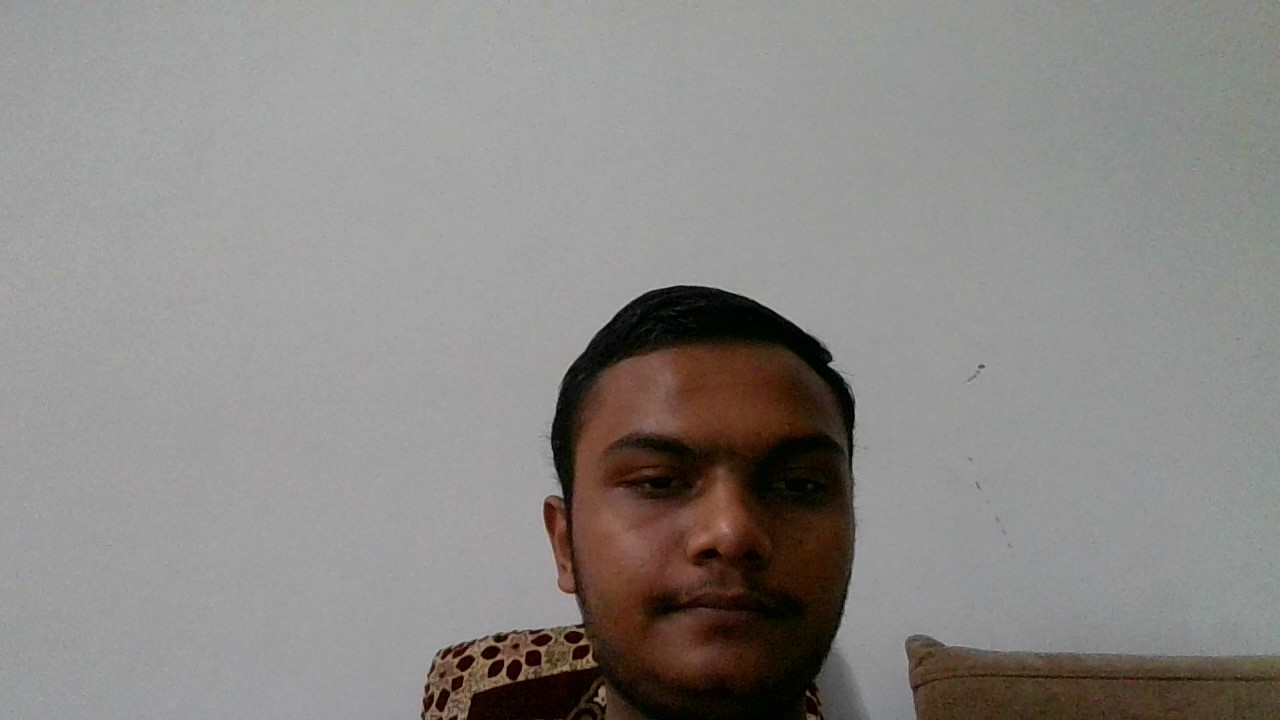
#> input picture engine/auth/samples/user.1.1.test.jpg, 1280 x 720 px; its folder holds 2 pictures in this run
$ python trainer.py
#> lines starting #> are read from the running program, lines starting #| are printed output that depends on the picture
import cv2
import numpy as np
from PIL import Image
import os

base_dir = os.path.dirname(os.path.abspath(__file__))  # path to auth/
path = os.path.join(base_dir, 'samples')
recognizer = cv2.face.LBPHFaceRecognizer_create()
detector = cv2.CascadeClassifier(os.path.join(base_dir, "haarcascade_frontalface_default.xml"))

def Images_And_Labels(path):
#> called with path = 'engine/auth/samples'
    imagePaths = [os.path.join(path, f) for f in os.listdir(path) if not f.startswith('.')]
    faceSamples = []
    ids = []

    for imagePath in imagePaths:
        gray_img = Image.open(imagePath).convert('L')
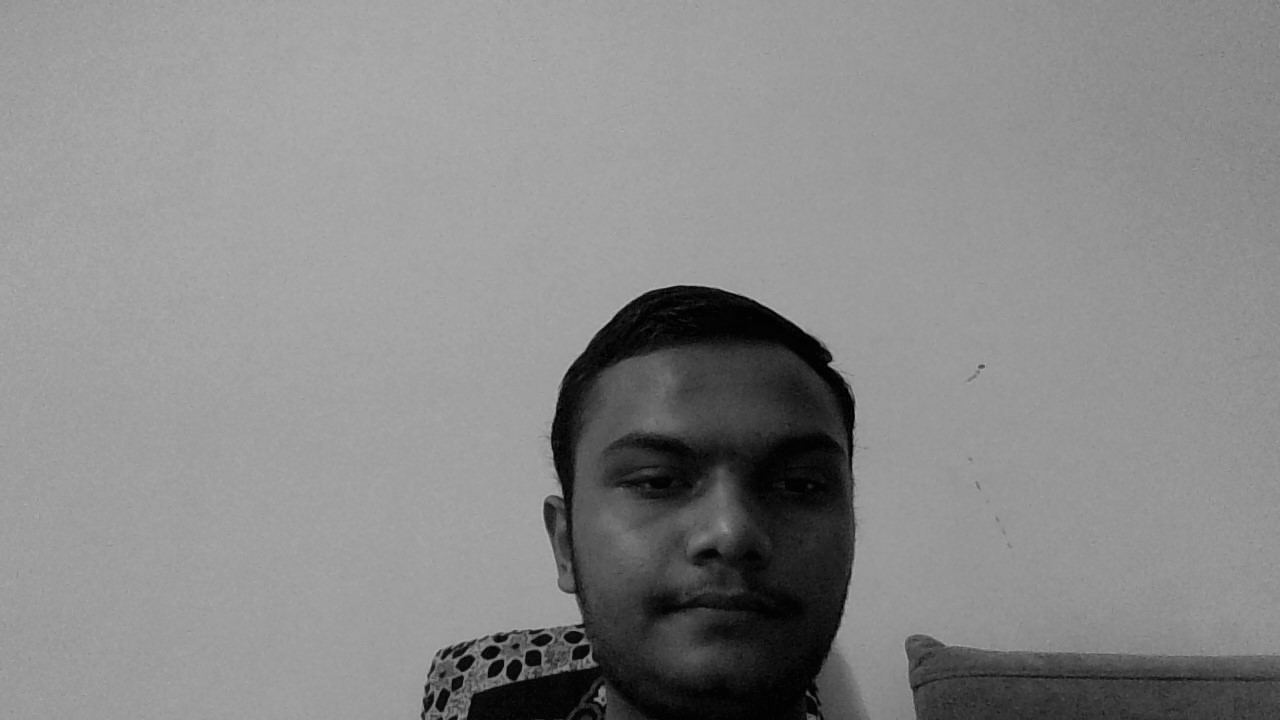
#> gray_img: PIL image 1280x720 L; min 0, max 182, mean 137
        img_arr = np.array(gray_img, 'uint8')

        try:
            id = int(os.path.split(imagePath)[-1].split(".")[1])
        except:
            print(f"[WARN] Skipping file {imagePath} — invalid name format")
            continue

        faces = detector.detectMultiScale(img_arr)
#> faces = [[555, 350, 336, 336]]
        print(f"Processing {imagePath} → Detected {len(faces)} face(s)")
#| Processing engine/auth/samples/user.1.1.test.jpg → Detected 1 face(s)

        for (x, y, w, h) in faces:
            faceSamples.append(img_arr[y:y+h, x:x+w])
            ids.append(id)
#> this loop made 1 pass
#> after the loop, faceSamples = 1 item; ids = [1]
#> pass 2 of the loop in Images_And_Labels, `for imagePath in imagePaths:`:
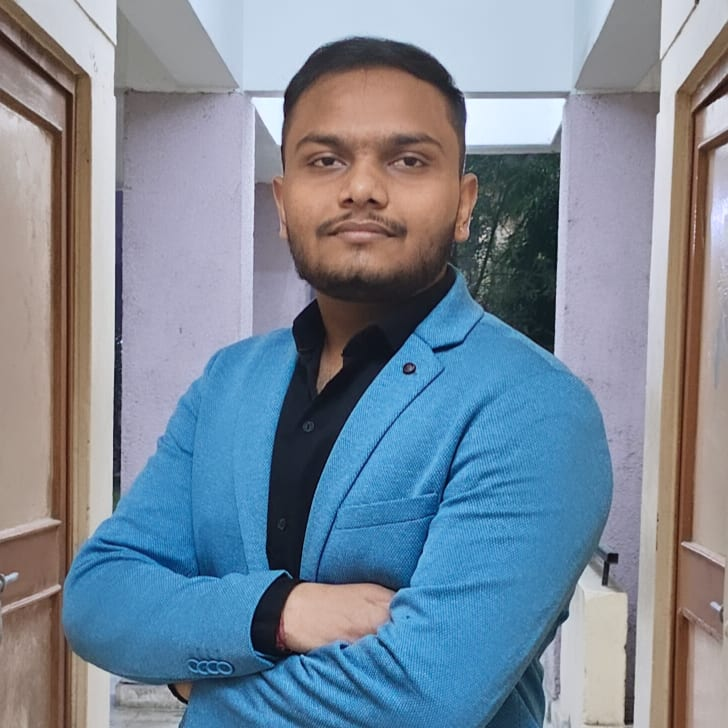
#> input picture engine/auth/samples/user.1.test.jpg, 728 x 728 px
#> in Images_And_Labels, `gray_img = Image.open(imagePath).convert('L')`:
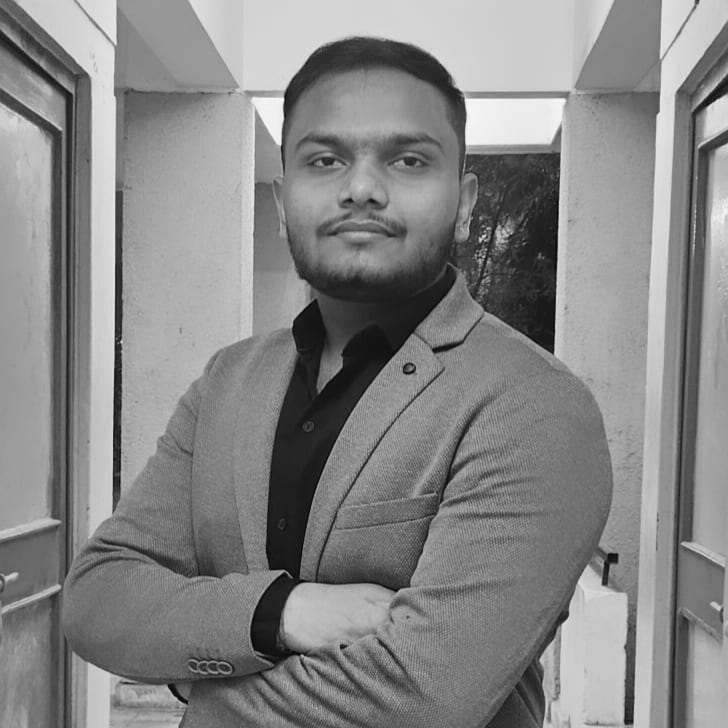
#> gray_img: PIL image 728x728 L; min 1, max 251, mean 134
#> in Images_And_Labels, `faces = detector.detectMultiScale(img_arr)`: faces = [[258, 76, 210, 210]]
#| Processing engine/auth/samples/user.1.test.jpg → Detected 1 face(s)
#> the loop in Images_And_Labels, `for (x, y, w, h) in faces:` made 1 pass
#> after the loop in Images_And_Labels, `for (x, y, w, h) in faces:`: faceSamples = 2 items; ids = [1, 1]

    return faceSamples, ids

print("[INFO] Training faces. Please wait...")

faces, ids = Images_And_Labels(path)
#> faces = 2 items; ids = [1, 1]

if len(faces) == 0:
    print("[ERROR] No faces found. Training aborted.")
    exit()

recognizer.train(faces, np.array(ids))
recognizer.write(os.path.join(base_dir, 'trainer', 'trainer.yml'))

print("[SUCCESS] Model trained. You can now recognize faces.")
